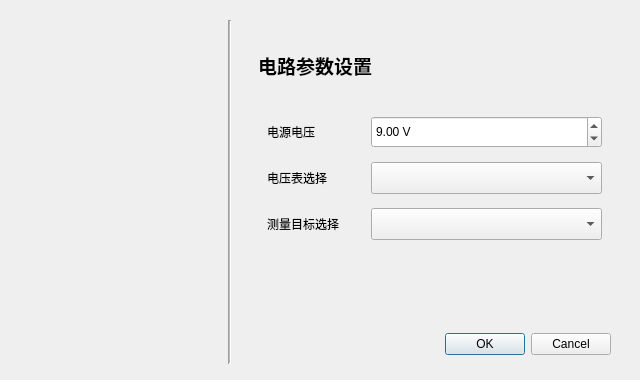
<?xml version="1.0" encoding="UTF-8"?>
<ui version="4.0">
 <class>CircuitSettingsDialog</class>
 <widget class="QDialog" name="CircuitSettingsDialog">
  <property name="geometry">
   <rect>
    <x>0</x>
    <y>0</y>
    <width>640</width>
    <height>380</height>
   </rect>
  </property>
  <property name="minimumSize">
   <size>
    <width>600</width>
    <height>350</height>
   </size>
  </property>
  <property name="windowTitle">
   <string>电路设置</string>
  </property>
  <property name="modal">
   <bool>true</bool>
  </property>
  <layout class="QHBoxLayout" name="horizontalLayout" stretch="0,0,1">
   <property name="spacing">
    <number>18</number>
   </property>
   <property name="leftMargin">
    <number>20</number>
   </property>
   <property name="topMargin">
    <number>20</number>
   </property>
   <property name="rightMargin">
    <number>20</number>
   </property>
   <property name="bottomMargin">
    <number>16</number>
   </property>
   <item>
    <widget class="QLabel" name="pictureLabel">
     <property name="sizePolicy">
      <sizepolicy hsizetype="Fixed" vsizetype="Preferred">
       <horstretch>0</horstretch>
       <verstretch>0</verstretch>
      </sizepolicy>
     </property>
     <property name="minimumSize">
      <size>
       <width>190</width>
       <height>280</height>
      </size>
     </property>
     <property name="maximumSize">
      <size>
       <width>210</width>
       <height>16777215</height>
      </size>
     </property>
     <property name="text">
      <string/>
     </property>
     <property name="scaledContents">
      <bool>false</bool>
     </property>
     <property name="alignment">
      <set>Qt::AlignmentFlag::AlignCenter</set>
     </property>
    </widget>
   </item>
   <item>
    <widget class="Line" name="verticalSeparator">
     <property name="midLineWidth">
      <number>1</number>
     </property>
     <property name="orientation">
      <enum>Qt::Orientation::Vertical</enum>
     </property>
    </widget>
   </item>
   <item>
    <widget class="QWidget" name="formPanel" native="true">
     <property name="sizePolicy">
      <sizepolicy hsizetype="Expanding" vsizetype="Preferred">
       <horstretch>0</horstretch>
       <verstretch>0</verstretch>
      </sizepolicy>
     </property>
     <property name="minimumSize">
      <size>
       <width>340</width>
       <height>0</height>
      </size>
     </property>
     <layout class="QVBoxLayout" name="verticalLayout">
      <item>
       <widget class="QLabel" name="dialogTitleLabel">
        <property name="minimumSize">
         <size>
          <width>0</width>
          <height>36</height>
         </size>
        </property>
        <property name="font">
         <font>
          <pointsize>14</pointsize>
          <bold>true</bold>
         </font>
        </property>
        <property name="text">
         <string>电路参数设置</string>
        </property>
       </widget>
      </item>
      <item>
       <widget class="QWidget" name="parameterWidget" native="true">
        <layout class="QHBoxLayout" name="horizontalLayout_2">
         <item>
          <layout class="QFormLayout" name="parameterFormLayout">
           <property name="horizontalSpacing">
            <number>14</number>
           </property>
           <property name="verticalSpacing">
            <number>14</number>
           </property>
           <item row="0" column="0">
            <widget class="QLabel" name="voltageLabel">
             <property name="minimumSize">
              <size>
               <width>90</width>
               <height>0</height>
              </size>
             </property>
             <property name="text">
              <string>电源电压</string>
             </property>
            </widget>
           </item>
           <item row="1" column="0">
            <widget class="QLabel" name="voltmeterLabel">
             <property name="minimumSize">
              <size>
               <width>90</width>
               <height>0</height>
              </size>
             </property>
             <property name="text">
              <string>电压表选择</string>
             </property>
            </widget>
           </item>
           <item row="1" column="1">
            <widget class="QComboBox" name="voltmeterComboBox">
             <property name="sizePolicy">
              <sizepolicy hsizetype="Expanding" vsizetype="Fixed">
               <horstretch>0</horstretch>
               <verstretch>0</verstretch>
              </sizepolicy>
             </property>
             <property name="minimumSize">
              <size>
               <width>230</width>
               <height>32</height>
              </size>
             </property>
             <property name="editable">
              <bool>false</bool>
             </property>
             <property name="currentText">
              <string/>
             </property>
            </widget>
           </item>
           <item row="2" column="0">
            <widget class="QLabel" name="targetLabel">
             <property name="minimumSize">
              <size>
               <width>90</width>
               <height>0</height>
              </size>
             </property>
             <property name="text">
              <string>测量目标选择</string>
             </property>
            </widget>
           </item>
           <item row="2" column="1">
            <widget class="QComboBox" name="targetComboBox">
             <property name="sizePolicy">
              <sizepolicy hsizetype="Expanding" vsizetype="Fixed">
               <horstretch>0</horstretch>
               <verstretch>0</verstretch>
              </sizepolicy>
             </property>
             <property name="minimumSize">
              <size>
               <width>230</width>
               <height>32</height>
              </size>
             </property>
            </widget>
           </item>
           <item row="0" column="1">
            <widget class="QDoubleSpinBox" name="voltageSpinBox">
             <property name="sizePolicy">
              <sizepolicy hsizetype="Minimum" vsizetype="Fixed">
               <horstretch>0</horstretch>
               <verstretch>0</verstretch>
              </sizepolicy>
             </property>
             <property name="minimumSize">
              <size>
               <width>230</width>
               <height>32</height>
              </size>
             </property>
             <property name="keyboardTracking">
              <bool>false</bool>
             </property>
             <property name="suffix">
              <string> V</string>
             </property>
             <property name="minimum">
              <double>0.100000000000000</double>
             </property>
             <property name="maximum">
              <double>36.000000000000000</double>
             </property>
             <property name="singleStep">
              <double>0.100000000000000</double>
             </property>
             <property name="value">
              <double>9.000000000000000</double>
             </property>
            </widget>
           </item>
          </layout>
         </item>
        </layout>
       </widget>
      </item>
      <item>
       <widget class="QLabel" name="hintLabel">
        <property name="minimumSize">
         <size>
          <width>0</width>
          <height>36</height>
         </size>
        </property>
        <property name="text">
         <string/>
        </property>
        <property name="wordWrap">
         <bool>true</bool>
        </property>
       </widget>
      </item>
      <item>
       <widget class="QDialogButtonBox" name="buttonBox">
        <property name="standardButtons">
         <set>QDialogButtonBox::StandardButton::Cancel|QDialogButtonBox::StandardButton::Ok</set>
        </property>
       </widget>
      </item>
     </layout>
    </widget>
   </item>
  </layout>
 </widget>
 <resources/>
 <connections/>
</ui>
